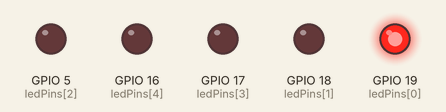
Bench run of a program on a simulated ESP32. Shown: output pins drawn as LEDs (lit = HIGH).

Above: at 0.15 s.
At 1.35 s:
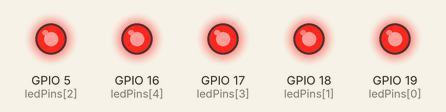
At 1.65 s:
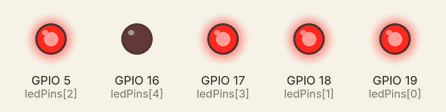
At 2.85 s:
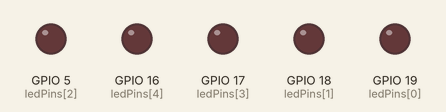
At 3.45 s:
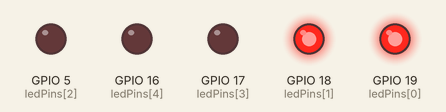
At 6.75 s:
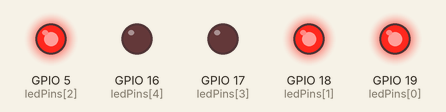
Timing chart, 0 to 7.0 s (numbered marks = the images above):
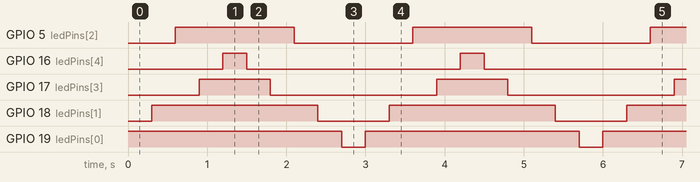

The program:

main.cpp
```cpp
#include <Arduino.h>

// create an array with all led pins
constexpr uint8_t ledCount = 5;
constexpr uint8_t ledPins[ledCount] = {19, 18, 5, 17, 16};

void setup()
{
  // use a for loop to set all pins as output
  for (int i = 0; i < ledCount; i++)
  {
    pinMode(ledPins[i], OUTPUT);
  }
}

void loop()
{
  // turn all leds on
  for (int i = 0; i < ledCount; i++)
  {
    digitalWrite(ledPins[i], HIGH);
    delay(300);
  }

  // turn all leds off
  for (int i = ledCount - 1; i >= 0; i--)
  {
    digitalWrite(ledPins[i], LOW);
    delay(300);
  }
}
```

Measured:
- by itself, GPIO 5 (ledPins[2]): alternates HIGH for 1.5 s and LOW for 1.5 s
- by itself, GPIO 16 (ledPins[4]): alternates HIGH for 0.30 s and LOW for 2.7 s
- by itself, GPIO 17 (ledPins[3]): alternates HIGH for 0.90 s and LOW for 2.1 s
- by itself, GPIO 18 (ledPins[1]): alternates HIGH for 2.1 s and LOW for 0.90 s
- by itself, GPIO 19 (ledPins[0]): alternates HIGH for 2.7 s and LOW for 0.30 s
